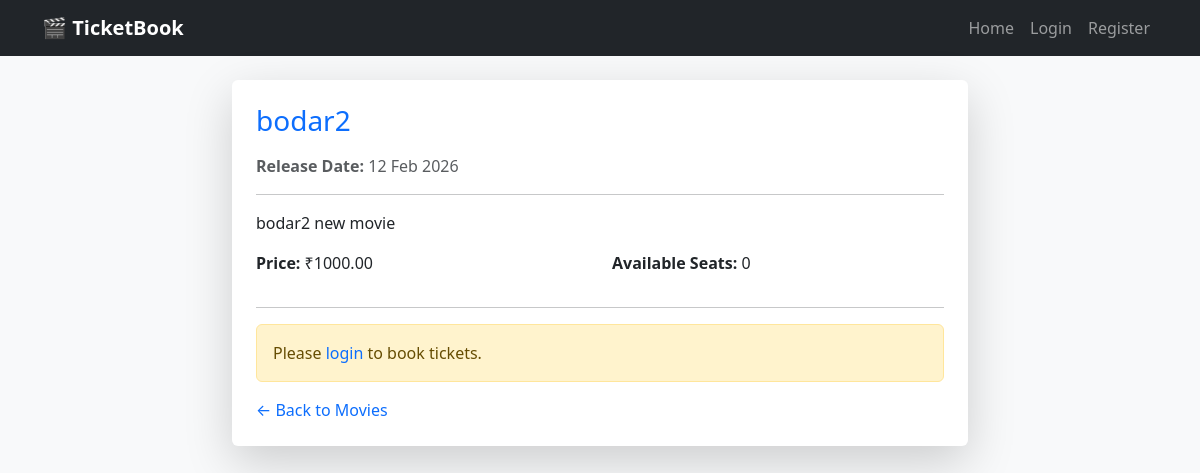
/1/, run on the app's committed database.
### movies/models.py (models this page shows, shortened)
class Movie(models.Model):
    title = models.CharField(max_length=200)
    description = models.TextField()
    release_date = models.DateField()
    price = models.DecimalField(max_digits=8, decimal_places=2)
    total_seats = models.IntegerField()
    available_seats = models.IntegerField()

### movies/views.py (the view)
# urls.py: path('<int:pk>/', movie_detail, name='movie_detail'),
def movie_detail(request,pk):
    movie = get_object_or_404(Movie, pk=pk)
    return render(request, 'movies/movie_detail.html', {'movie':movie})

### templates/movies/movie_detail.html
{% extends 'base.html' %}
{% block content %}
<div class="row justify-content-center">
    <div class="col-md-8">
        <div class="card shadow-lg border-0">
            <div class="card-body p-4">
                <h3 class="text-primary mb-3">
                {{ movie.title }}
                </h3>
                <p class="text-muted">
                    <strong>Release Date:</strong>
                    {{ movie.release_date|date:"d M Y" }}
                </p>
                <hr>
                <p class="mb-3">
                    {{ movie.description }}
                </p>
                <div class="row mb-3">
                    <div class="col-md-6">
                        <p>
                            <strong>Price:</strong> ₹{{ movie.price }}
                        </p>
                    </div>
                    <div class="col-md-6">
                        <p>
                            <strong>Available Seats:</strong>
                            {{ movie.available_seats }}
                        </p>
                    </div>
                </div>
                <hr>
                {% if user.is_authenticated %}
                    {% if movie.available_seats > 0 %}
                        <a href="{% url 'book_ticket' movie.id %}"
                           class="btn btn-success">
                             Book Ticket
                        </a>
                    {% else %}
                        <button class="btn btn-danger" disabled>
                            no seats available
                        </button>
                    {% endif %}
                {% else %}
                    <div class="alert alert-warning">
                        Please
                        <a href="{% url 'login' %}" class="text-decoration-none">
                            login
                        </a>
                        to book tickets.
                    </div>
                {% endif %}
                <div class="mt-3">
                    <a href="{% url 'movie_list' %}"
                       class="text-decoration-none">
                        ← Back to Movies
                    </a>
                </div>
            </div>
        </div>
    </div>
</div>
{% endblock %}

### static/css/style.css (style rules this page uses)
body { background-color: #f8f9fa; }
.card { transition: 0.3s; }

### data on the page
Movie: title "bodar2", release_date "12 Feb 2026", description "bodar2 new movie", price "1000.00", available_seats "0"
